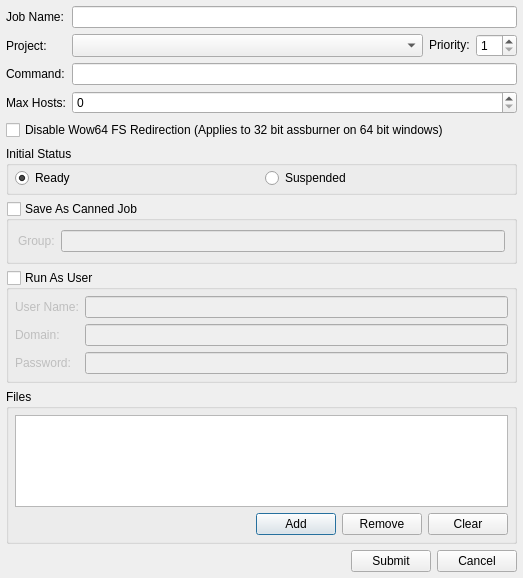
<?xml version="1.0" encoding="UTF-8"?>
<ui version="4.0">
 <class>BatchSubmitDialogUI</class>
 <widget class="QDialog" name="BatchSubmitDialogUI">
  <property name="geometry">
   <rect>
    <x>0</x>
    <y>0</y>
    <width>523</width>
    <height>578</height>
   </rect>
  </property>
  <layout class="QVBoxLayout">
   <property name="spacing">
    <number>6</number>
   </property>
   <property name="margin">
    <number>6</number>
   </property>
   <item>
    <layout class="QGridLayout">
     <property name="margin">
      <number>0</number>
     </property>
     <property name="spacing">
      <number>6</number>
     </property>
     <item row="1" column="0">
      <widget class="QLabel" name="mProjectLabel">
       <property name="text">
        <string>Project:</string>
       </property>
      </widget>
     </item>
     <item row="1" column="1">
      <layout class="QHBoxLayout">
       <property name="spacing">
        <number>6</number>
       </property>
       <property name="margin">
        <number>0</number>
       </property>
       <item>
        <widget class="ProjectCombo" name="mProjectCombo">
         <property name="sizePolicy">
          <sizepolicy hsizetype="MinimumExpanding" vsizetype="Ignored">
           <horstretch>0</horstretch>
           <verstretch>0</verstretch>
          </sizepolicy>
         </property>
        </widget>
       </item>
       <item>
        <widget class="QLabel" name="label_3">
         <property name="text">
          <string>&lt;html&gt;&lt;head&gt;&lt;meta name=&quot;qrichtext&quot; content=&quot;1&quot; /&gt;&lt;/head&gt;&lt;body style=&quot; white-space: pre-wrap; font-family:MS Shell Dlg; font-weight:400; font-style:normal; text-decoration:none;&quot;&gt;&lt;p style=&quot; margin-top:0px; margin-bottom:0px; margin-left:0px; margin-right:0px; -qt-block-indent:0; text-indent:0px;&quot;&gt;Priority:&lt;/p&gt;&lt;/body&gt;&lt;/html&gt;</string>
         </property>
        </widget>
       </item>
       <item>
        <widget class="QSpinBox" name="mPrioritySpin">
         <property name="minimum">
          <number>1</number>
         </property>
        </widget>
       </item>
      </layout>
     </item>
     <item row="0" column="1">
      <widget class="QLineEdit" name="mJobNameEdit"/>
     </item>
     <item row="2" column="1">
      <widget class="QLineEdit" name="mCommandEdit"/>
     </item>
     <item row="2" column="0">
      <widget class="QLabel" name="label">
       <property name="text">
        <string>&lt;html&gt;&lt;head&gt;&lt;meta name=&quot;qrichtext&quot; content=&quot;1&quot; /&gt;&lt;/head&gt;&lt;body style=&quot; white-space: pre-wrap; font-family:Sans Serif; font-size:9pt; font-weight:400; font-style:normal; text-decoration:none;&quot;&gt;&lt;p style=&quot; margin-top:0px; margin-bottom:0px; margin-left:0px; margin-right:0px; -qt-block-indent:0; text-indent:0px; font-family:MS Shell Dlg;&quot;&gt;Command:&lt;/p&gt;&lt;/body&gt;&lt;/html&gt;</string>
       </property>
      </widget>
     </item>
     <item row="0" column="0">
      <widget class="QLabel" name="label_2">
       <property name="text">
        <string>&lt;html&gt;&lt;head&gt;&lt;meta name=&quot;qrichtext&quot; content=&quot;1&quot; /&gt;&lt;/head&gt;&lt;body style=&quot; white-space: pre-wrap; font-family:MS Shell Dlg; font-weight:400; font-style:normal; text-decoration:none;&quot;&gt;&lt;p style=&quot; margin-top:0px; margin-bottom:0px; margin-left:0px; margin-right:0px; -qt-block-indent:0; text-indent:0px;&quot;&gt;Job Name:&lt;/p&gt;&lt;/body&gt;&lt;/html&gt;</string>
       </property>
      </widget>
     </item>
     <item row="3" column="1">
      <widget class="QSpinBox" name="mMaxHostsSpin">
       <property name="maximum">
        <number>99999</number>
       </property>
      </widget>
     </item>
     <item row="3" column="0">
      <widget class="QLabel" name="label_7">
       <property name="toolTip">
        <string>&lt;html&gt;&lt;head/&gt;&lt;body&gt;&lt;p&gt;Maximum number of hosts that will execute this job at once time.  0 indicates no limit.&lt;/p&gt;&lt;/body&gt;&lt;/html&gt;</string>
       </property>
       <property name="whatsThis">
        <string>&lt;html&gt;&lt;head/&gt;&lt;body&gt;&lt;p&gt;Maximum number of hosts that will execute this job at once time.  0 indicates no limit.&lt;/p&gt;&lt;/body&gt;&lt;/html&gt;</string>
       </property>
       <property name="text">
        <string>Max Hosts:</string>
       </property>
      </widget>
     </item>
    </layout>
   </item>
   <item>
    <widget class="QCheckBox" name="mDisableWow64FsRedirectionCheck">
     <property name="whatsThis">
      <string>Wow64 Filesystem redirection redirects c:\windows\system32 to c:\windows\syswow64 for all 32 bit applications.  When 32 bit assburner is running on 64 bit windows this option is used to run 64 bit cmd.exe, regedit.exe, or other windows application that reside in the real c:\windows\system32\.</string>
     </property>
     <property name="text">
      <string>Disable Wow64 FS Redirection (Applies to 32 bit assburner on 64 bit windows)</string>
     </property>
    </widget>
   </item>
   <item>
    <widget class="QGroupBox" name="groupBox">
     <property name="title">
      <string>Initial Status</string>
     </property>
     <layout class="QHBoxLayout">
      <property name="leftMargin">
       <number>6</number>
      </property>
      <property name="topMargin">
       <number>2</number>
      </property>
      <property name="rightMargin">
       <number>6</number>
      </property>
      <property name="bottomMargin">
       <number>4</number>
      </property>
      <item>
       <widget class="QRadioButton" name="mStatusReadyRadio">
        <property name="text">
         <string>Ready</string>
        </property>
        <property name="checked">
         <bool>true</bool>
        </property>
       </widget>
      </item>
      <item>
       <widget class="QRadioButton" name="mStatusSuspendedRadio">
        <property name="text">
         <string>Suspended</string>
        </property>
       </widget>
      </item>
     </layout>
    </widget>
   </item>
   <item>
    <widget class="QGroupBox" name="mCannedBatchGroup">
     <property name="title">
      <string>Save As Canned Job</string>
     </property>
     <property name="checkable">
      <bool>true</bool>
     </property>
     <property name="checked">
      <bool>false</bool>
     </property>
     <layout class="QHBoxLayout">
      <property name="spacing">
       <number>6</number>
      </property>
      <property name="margin">
       <number>9</number>
      </property>
      <item>
       <widget class="QLabel" name="label_8">
        <property name="text">
         <string>Group:</string>
        </property>
       </widget>
      </item>
      <item>
       <widget class="QLineEdit" name="mCannedBatchGroupEdit"/>
      </item>
     </layout>
    </widget>
   </item>
   <item>
    <widget class="QGroupBox" name="mRunAsUserGroup">
     <property name="sizePolicy">
      <sizepolicy hsizetype="Preferred" vsizetype="Maximum">
       <horstretch>0</horstretch>
       <verstretch>0</verstretch>
      </sizepolicy>
     </property>
     <property name="title">
      <string>Run As User</string>
     </property>
     <property name="checkable">
      <bool>true</bool>
     </property>
     <property name="checked">
      <bool>false</bool>
     </property>
     <layout class="QGridLayout">
      <property name="margin">
       <number>6</number>
      </property>
      <property name="spacing">
       <number>6</number>
      </property>
      <item row="2" column="1">
       <widget class="QLineEdit" name="mPassword">
        <property name="echoMode">
         <enum>QLineEdit::Password</enum>
        </property>
       </widget>
      </item>
      <item row="1" column="1">
       <widget class="QLineEdit" name="mDomain"/>
      </item>
      <item row="0" column="1">
       <widget class="QLineEdit" name="mUserName"/>
      </item>
      <item row="2" column="0">
       <widget class="QLabel" name="label_6">
        <property name="text">
         <string>Password:</string>
        </property>
       </widget>
      </item>
      <item row="1" column="0">
       <widget class="QLabel" name="label_5">
        <property name="text">
         <string>Domain:</string>
        </property>
       </widget>
      </item>
      <item row="0" column="0">
       <widget class="QLabel" name="label_4">
        <property name="text">
         <string>User Name:</string>
        </property>
       </widget>
      </item>
     </layout>
    </widget>
   </item>
   <item>
    <widget class="QGroupBox" name="mFilesGroup">
     <property name="title">
      <string>Files</string>
     </property>
     <layout class="QVBoxLayout">
      <property name="spacing">
       <number>6</number>
      </property>
      <property name="margin">
       <number>6</number>
      </property>
      <item>
       <widget class="QListWidget" name="mFilesList"/>
      </item>
      <item>
       <layout class="QHBoxLayout">
        <property name="spacing">
         <number>6</number>
        </property>
        <property name="margin">
         <number>0</number>
        </property>
        <item>
         <spacer>
          <property name="orientation">
           <enum>Qt::Horizontal</enum>
          </property>
          <property name="sizeHint" stdset="0">
           <size>
            <width>40</width>
            <height>20</height>
           </size>
          </property>
         </spacer>
        </item>
        <item>
         <widget class="QPushButton" name="mAddButton">
          <property name="text">
           <string>Add</string>
          </property>
         </widget>
        </item>
        <item>
         <widget class="QPushButton" name="mRemoveButton">
          <property name="text">
           <string>Remove</string>
          </property>
         </widget>
        </item>
        <item>
         <widget class="QPushButton" name="mClearButton">
          <property name="text">
           <string>Clear</string>
          </property>
         </widget>
        </item>
       </layout>
      </item>
     </layout>
    </widget>
   </item>
   <item>
    <layout class="QHBoxLayout">
     <property name="spacing">
      <number>6</number>
     </property>
     <property name="margin">
      <number>0</number>
     </property>
     <item>
      <spacer>
       <property name="orientation">
        <enum>Qt::Horizontal</enum>
       </property>
       <property name="sizeHint" stdset="0">
        <size>
         <width>40</width>
         <height>20</height>
        </size>
       </property>
      </spacer>
     </item>
     <item>
      <widget class="QPushButton" name="mSubmitButton">
       <property name="text">
        <string>Submit</string>
       </property>
      </widget>
     </item>
     <item>
      <widget class="QPushButton" name="mCancelButton">
       <property name="text">
        <string>Cancel</string>
       </property>
      </widget>
     </item>
    </layout>
   </item>
  </layout>
 </widget>
 <customwidgets>
  <customwidget>
   <class>ProjectCombo</class>
   <extends>QComboBox</extends>
   <header>projectcombo.h</header>
  </customwidget>
 </customwidgets>
 <resources/>
 <connections>
  <connection>
   <sender>mSubmitButton</sender>
   <signal>clicked()</signal>
   <receiver>BatchSubmitDialogUI</receiver>
   <slot>accept()</slot>
   <hints>
    <hint type="sourcelabel">
     <x>351</x>
     <y>524</y>
    </hint>
    <hint type="destinationlabel">
     <x>215</x>
     <y>436</y>
    </hint>
   </hints>
  </connection>
  <connection>
   <sender>mCancelButton</sender>
   <signal>clicked()</signal>
   <receiver>BatchSubmitDialogUI</receiver>
   <slot>reject()</slot>
   <hints>
    <hint type="sourcelabel">
     <x>432</x>
     <y>524</y>
    </hint>
    <hint type="destinationlabel">
     <x>312</x>
     <y>438</y>
    </hint>
   </hints>
  </connection>
 </connections>
</ui>
